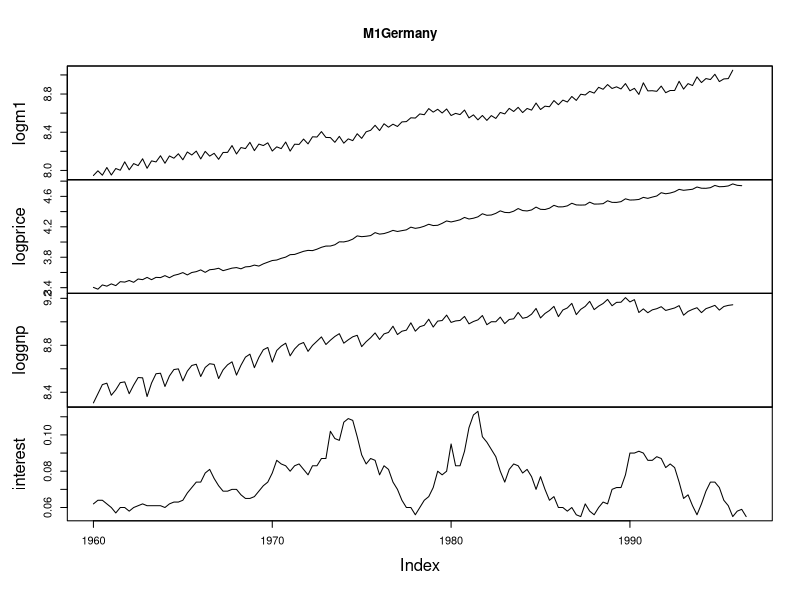
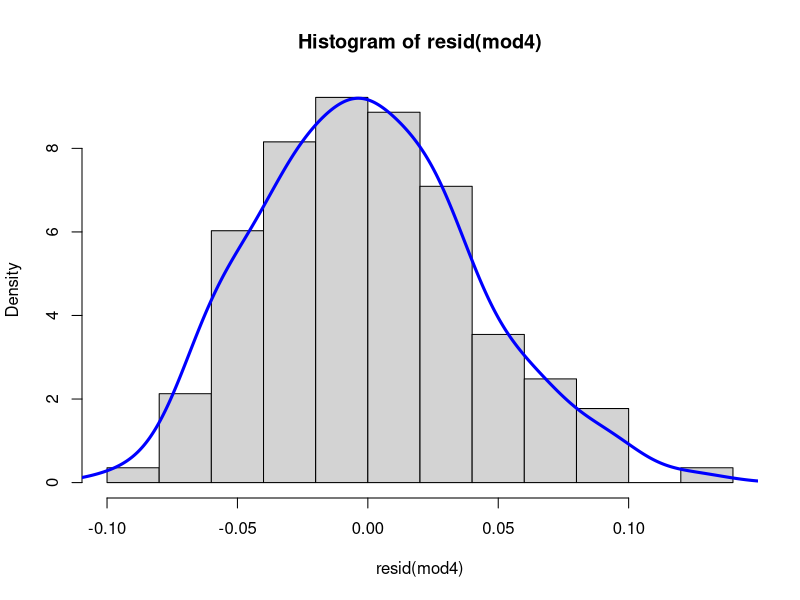

These charts were generated, in order, by the following R code:
## ---- chunk 1
library(dynlm)
library(car)
M1Germany
cor(M1Germany, use = "na.or.complete") #matome, kad logprice ir loggnp smarkiai koreliuoja
## ---- chunk 2
plot(M1Germany)
## ---- chunk 3
modelis <- dynlm(logm1 ~ L(logprice, 2) + (L(loggnp, 2)) + (L(interest,2)), data = M1Germany)
summary(modelis)
vif(modelis)
## ---- chunk 4
mod1 <- dynlm(logm1 ~ L(logprice, 2) + d(L(loggnp, 2)) + L(interest, 1), data = M1Germany)
summary(mod1)
vif(mod1)

mod2 <- dynlm(logm1 ~ L(logprice, 3) + d(L(loggnp, 2)) + L(interest, 1), data = M1Germany) 
summary(mod2)
vif(mod2)

mod3 <- dynlm(logm1 ~ L(logprice, 3) + d(L(loggnp, 2)) + L(interest, 2), data = M1Germany)
summary(mod3)
vif(mod3)

mod4 <- dynlm(logm1 ~  d(L(logm1, 1)) + L(logprice, 1) + L(interest, 3), data = M1Germany) 
summary(mod4)
vif(mod4)

mod5 <- dynlm(logm1 ~ L(logprice, 2) + L(interest, 3), data = M1Germany) 
summary(mod5)
vif(mod5)

mod6 <- dynlm(logm1 ~ d(L(logm1, 2)) + L(logprice, 5) + L(interest, 5), data = M1Germany) 
summary(mod6)
vif(mod6)

mod7 <- dynlm(logm1 ~ L(loggnp, 1) + L(interest, 1), data = M1Germany)
summary(mod7)
vif(mod7)
## ---- chunk 5
AIC(mod1)
AIC(mod2)
AIC(mod3)
AIC(mod4)
AIC(mod5)
AIC(mod6)
AIC(mod7)
## ---- chunk 6
#pasiziurime is histogramos:
hist(resid(mod4), probability = TRUE)
lines(density(resid(mod4)), col = "blue", lwd = 3)

#patikriname normaluma su shapiro testu:
liek <- as.vector(mod4$residuals)
shapiro.test(liek)
